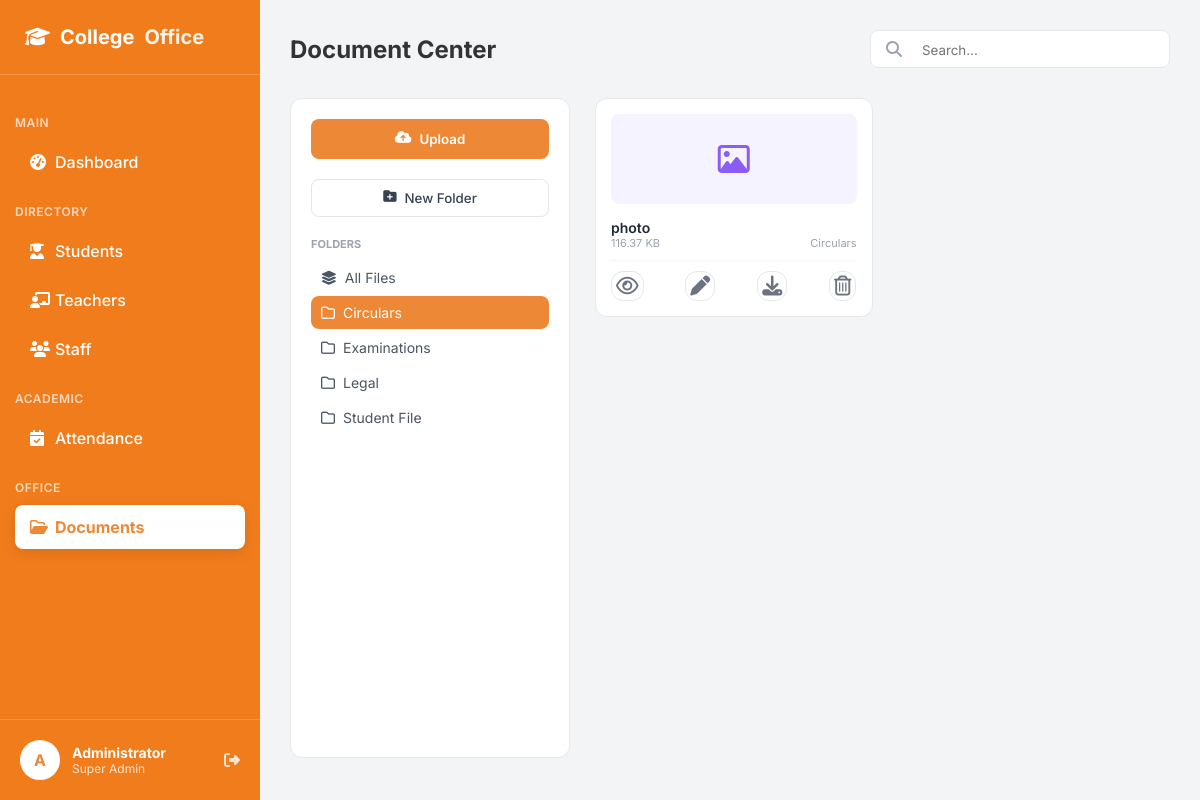
Screenshot of /documents.php?folder=Circulars (signed in) with the database file from the repository.
### tables this page shows
CREATE TABLE `categories` (
  `id` int(11) NOT NULL,
  `name` varchar(100) NOT NULL,
  `is_private` tinyint(4) DEFAULT 0
);

CREATE TABLE `documents` (
  `doc_id` int(11) NOT NULL,
  `title` varchar(100) NOT NULL,
  `file_path` varchar(255) NOT NULL,
  `uploaded_by` int(11) DEFAULT NULL,
  `uploaded_at` timestamp NOT NULL DEFAULT current_timestamp(),
  `category` varchar(50) DEFAULT 'General',
  `file_type` varchar(10) DEFAULT NULL,
  `file_size` varchar(20) DEFAULT NULL,
  `is_starred` tinyint(1) DEFAULT 0,
  `student_id` int(11) DEFAULT NULL
);

### documents.php (the view, shortened to what this page needs)
<?php
include 'db_conn.php';
$current_folder = isset($_GET['folder']) ? $_GET['folder'] : 'All';
$search_query = isset($_GET['search']) ? $_GET['search'] : '';
$folder_sql = "SELECT * FROM categories";
$folder_sql .= " ORDER BY name ASC";
$result_folders = mysqli_query($conn, $folder_sql);
$sql_docs = "SELECT * FROM documents WHERE 1=1";
if ($current_folder != 'All') {
    $sql_docs .= " AND category = '$current_folder'";
}
$sql_docs .= " ORDER BY is_starred DESC, doc_id DESC";
$result_docs = mysqli_query($conn, $sql_docs);
?>
<!DOCTYPE html>
<html lang="en">
<head>
    <link rel="stylesheet" href="https://cdnjs.cloudflare.com/ajax/libs/font-awesome/6.4.0/css/all.min.css">
    <link rel="stylesheet" href="dashboard.css">
</head>
<body>
    <div class="dashboard-container">
        <?php $page = 'documents';
        include 'sidebar.php'; ?>
        <main class="main-content">
            <header class="top-header">
                <h2>Document Center</h2>
                <div class="search-bar" style="background:white; padding:8px 15px; border-radius:8px; border:1px solid #E5E7EB; display:flex; align-items:center; width:300px;">
                    <i class="fa-solid fa-magnifying-glass" style="color:#9CA3AF; margin-right:10px;"></i>
                    <form action="" method="GET" style="flex:1;">
                        <input type="text" name="search" placeholder="Search..." value="<?php echo htmlspecialchars($search_query); ?>" style="border:none; outline:none; width:100%;">
                    </form>
                </div>
            </header>
            <div class="doc-layout">
                <aside class="doc-sidebar">
                    <button class="btn-upload" onclick="openModal('uploadModal')"><i class="fa-solid fa-cloud-arrow-up"></i> Upload</button>
                    <button class="btn-new-folder" onclick="openModal('catModal')"><i class="fa-solid fa-folder-plus"></i> New Folder</button>
                    <div>
                        <p style="font-size:11px; font-weight:700; color:#9CA3AF; margin-bottom:10px; text-transform:uppercase;">Folders</p>
                        <ul class="folder-list">
                            <li class="folder-item <?php echo ($current_folder == 'All') ? 'active-item' : ''; ?>">
                                <a href="documents.php" class="folder-link"><i class="fa-solid fa-layer-group"></i> All Files</a>
                            </li>
                            <?php
                            if (mysqli_num_rows($result_folders) > 0) {
                                mysqli_data_seek($result_folders, 0);
                                while ($cat = mysqli_fetch_assoc($result_folders)) {
                                    $cName = $cat['name'];
                                    $isPriv = $cat['is_private'];
                                    $isActive = ($current_folder == $cName) ? 'active-item' : '';
                                    $lock = ($isPriv == 1) ? '<i class="fa-solid fa-lock" style="font-size:10px; opacity:0.5;"></i>' : '';
                                    echo "<li class='folder-item $isActive'>
                                            <a href='documents.php?folder=$cName' class='folder-link'>
                                                <i class='fa-regular fa-folder'></i> $cName $lock
                                            </a>";
                                    echo "</li>";
                                }
                            }
                            ?>
                        </ul>
                    </div>
                </aside>
                <div class="doc-grid">
                    <?php if (mysqli_num_rows($result_docs) > 0): ?>
                        <?php while ($doc = mysqli_fetch_assoc($result_docs)):
                            $ext = strtolower($doc['file_type']);
                            $bg = "type-doc";
                            $icon = "fa-file";
                            if ($ext == 'pdf') {
                                $bg = "type-pdf";
                                $icon = "fa-file-pdf";
                            } elseif (in_array($ext, ['jpg', 'jpeg', 'png', 'gif'])) {
                                $bg = "type-img";
                                $icon = "fa-image";
                            } elseif (in_array($ext, ['mp4', 'webm', 'ogg'])) {
                                $bg = "type-pdf";
                                $icon = "fa-file-video";
                            } elseif (in_array($ext, ['mp3', 'wav'])) {
                                $bg = "type-img";
                                $icon = "fa-file-audio";
                            } elseif ($ext == 'txt') {
                                $bg = "type-doc";
                                $icon = "fa-file-lines";
                            }
                        ?>
                            <div class="file-card">
                                <div class="file-icon-box <?php echo $bg; ?>" onclick="openPreview('<?php echo htmlspecialchars($doc['title'], ENT_QUOTES); ?>', 'uploads/<?php echo $doc['file_path']; ?>', '<?php echo $ext; ?>')">
                                    <i class="fa-regular <?php echo $icon; ?>"></i>
                                </div>
                                <div class="file-name" title="<?php echo $doc['title']; ?>"><?php echo $doc['title']; ?></div>
                                <div class="file-meta"><span><?php echo $doc['file_size']; ?></span><span><?php echo $doc['category']; ?></span></div>
                                <div class="file-actions">
                                    <span class="action-btn" onclick="openPreview('<?php echo htmlspecialchars($doc['title'], ENT_QUOTES); ?>', 'uploads/<?php echo $doc['file_path']; ?>', '<?php echo $ext; ?>')" title="View"><i class="fa-regular fa-eye"></i></span>
                                    <span class="action-btn" onclick="openEditModal('<?php echo $doc['doc_id']; ?>', '<?php echo addslashes($doc['title']); ?>', '<?php echo $doc['category']; ?>')" title="Edit"><i class="fa-solid fa-pen"></i></span>
                                    <a href="uploads/<?php echo $doc['file_path']; ?>" download class="action-btn" title="DL"><i class="fa-solid fa-download"></i></a>
                                    <a href="documents.php?delete_id=<?php echo $doc['doc_id']; ?>&path=<?php echo $doc['file_path']; ?>" class="action-btn" style="color:#EF4444;" onclick="return confirm('Delete?')" title="Del"><i class="fa-regular fa-trash-can"></i></a>
                                </div>
                            </div>
                        <?php endwhile; ?>
                    <?php else: ?>
                        <div style="grid-column:1/-1; text-align:center; padding:50px; color:#9CA3AF;">No files found.</div>
                    <?php endif; ?>
                </div>
            </div>
        </main>
    </div>
</body>
</html>

### dashboard.css (style rules this page uses)
* { margin: 0; padding: 0; box-sizing: border-box; font-family: 'Inter', sans-serif; }
body { background-color: #F3F4F6; color: #333; }
.dashboard-container { display: flex; min-height: 100vh; }
.main-content { margin-left: 260px; flex: 1; padding: 30px; }
.top-header { display: flex; justify-content: space-between; align-items: center; margin-bottom: 30px; }
.top-header h2 { font-size: 24px; font-weight: 700; }
.search-bar { background: white; padding: 10px 15px; border-radius: 8px; display: flex; align-items: center; gap: 10px; border: 1px solid #E5E7EB; width: 300px; }
.search-bar input { border: none; outline: none; width: 100%; color: #4B5563; }
.action-btn { background: white; border: 1px solid #E5E7EB; padding: 20px; border-radius: 12px; cursor: pointer; display: flex; flex-direction: column; align-items: center; gap: 10px; transition: all 0.2s; }
.action-btn i { font-size: 20px; color: #6B7280; }

### documents.php (style rules this page uses)
.doc-layout { display: grid; grid-template-columns: 280px 1fr; gap: 25px; height: calc(100vh - 140px); }
.doc-sidebar { background: white; padding: 20px; border-radius: 12px; border: 1px solid #E5E7EB; display: flex; flex-direction: column; gap: 20px; }
.btn-upload { background: #ED8936; color: white; padding: 12px; border-radius: 8px; border: none; width: 100%; font-weight: 600; cursor: pointer; display: flex; justify-content: center; gap: 8px; }
.btn-new-folder { background: white; border: 1px solid #E5E7EB; color: #374151; padding: 10px; border-radius: 8px; width: 100%; cursor: pointer; font-weight: 500; display: flex; justify-content: center; gap: 8px; }
.folder-list { list-style: none; padding: 0; overflow-y: auto; flex: 1; }
.folder-item { display: flex; align-items: center; justify-content: space-between; padding: 8px 10px; margin-bottom: 2px; border-radius: 8px; transition: 0.2s; }
.folder-item.active-item { background: #ED8936; }
.folder-item.active-item a, .folder-item.active-item i { color: white !important; }
.folder-link { text-decoration: none; color: #4B5563; font-size: 14px; flex: 1; display: flex; align-items: center; gap: 8px; }
.doc-grid { display: grid; grid-template-columns: repeat(auto-fill, minmax(200px, 1fr)); gap: 20px; overflow-y: auto; align-content: start; }
.file-card { background: white; border-radius: 12px; padding: 15px; border: 1px solid #E5E7EB; position: relative; transition: 0.2s; display: flex; flex-direction: column; }
.file-icon-box { height: 90px; background: #F9FAFB; border-radius: 8px; display: flex; align-items: center; justify-content: center; font-size: 32px; margin-bottom: 15px; cursor: pointer; }
.type-img { color: #8B5CF6; background: #F5F3FF; }
.file-name { font-weight: 600; font-size: 14px; color: #1F2937; white-space: nowrap; overflow: hidden; text-overflow: ellipsis; }
.file-meta { font-size: 11px; color: #9CA3AF; margin-bottom: 10px; display: flex; justify-content: space-between; }
.file-actions { display: flex; gap: 5px; border-top: 1px solid #F3F4F6; padding-top: 10px; justify-content: space-between; }
.action-btn { color: #6B7280; font-size: 13px; cursor: pointer; padding: 4px; transition: 0.2s; text-decoration: none; }

### rows the page displays
categories: name "Circulars"
categories: name "Examinations"
categories: name "Legal"
categories: name "Student File"
documents: title "photo", file_size "116.37 KB", category "Circulars"
